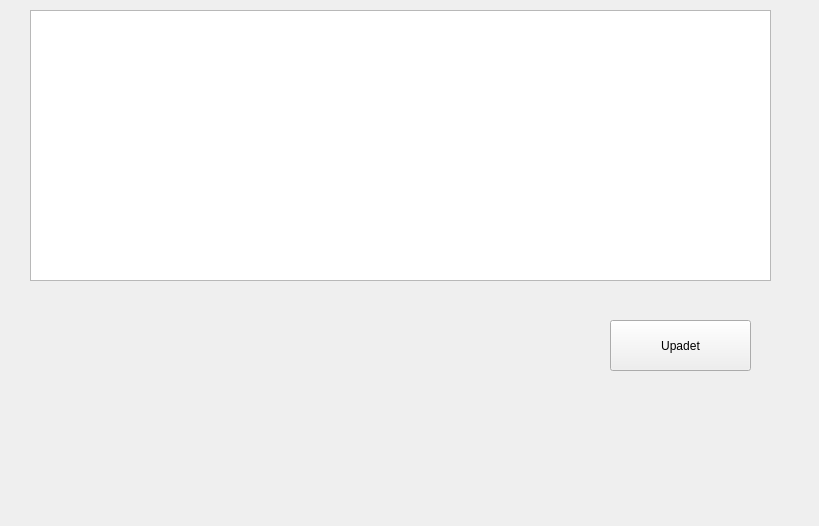
<?xml version="1.0" encoding="UTF-8"?>
<ui version="4.0">
 <class>resultat</class>
 <widget class="QWidget" name="resultat">
  <property name="geometry">
   <rect>
    <x>0</x>
    <y>0</y>
    <width>819</width>
    <height>526</height>
   </rect>
  </property>
  <property name="windowTitle">
   <string>Form</string>
  </property>
  <widget class="QTableView" name="tableView">
   <property name="geometry">
    <rect>
     <x>30</x>
     <y>10</y>
     <width>741</width>
     <height>271</height>
    </rect>
   </property>
  </widget>
  <widget class="QPushButton" name="pushButton">
   <property name="geometry">
    <rect>
     <x>610</x>
     <y>320</y>
     <width>141</width>
     <height>51</height>
    </rect>
   </property>
   <property name="text">
    <string>Upadet</string>
   </property>
  </widget>
 </widget>
 <resources/>
 <connections/>
</ui>
